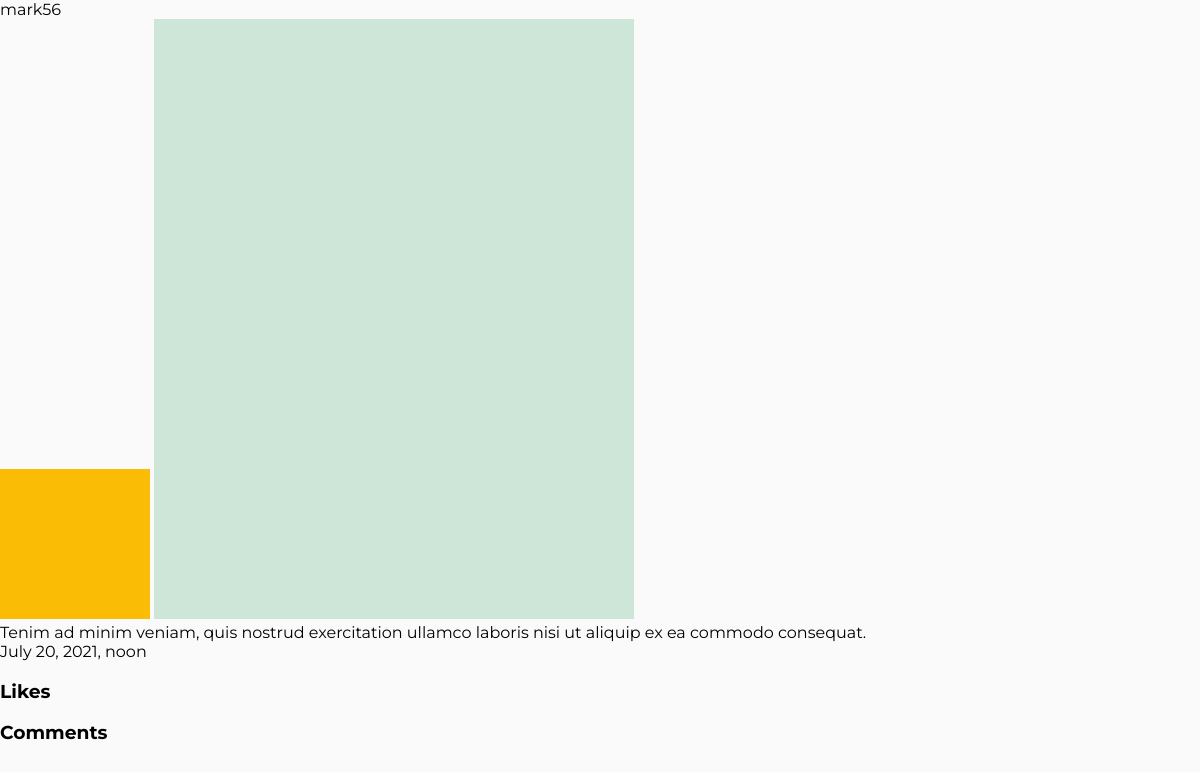
Page /p/5b6552788a314b919343f951bcfada5a/ on the committed database.
### app/models.py (models this page shows, shortened)
class Post(models.Model):
    uuid = models.UUIDField(primary_key=True, default=uuid.uuid4, editable=False)
    user = models.ForeignKey(User, related_name='posts', null=True, on_delete=models.SET_NULL)
    created_at = models.DateTimeField(auto_now_add=True)
    picture = models.ImageField(upload_to='posts')
    description = models.TextField(max_length=500)
    likes = models.ForeignKey(Like, related_name='posts', null=True, blank=True, on_delete=models.SET_NULL)
    comments = models.ForeignKey(Comment, related_name='posts', null=True, blank=True, on_delete=models.SET_NULL)
    tags = models.ManyToManyField(Tag, through='Post_Tag', blank=True, null=True)
    '''
    def get_absolute_url(self):
        #<identifier>/<uuid>/
        return reverse('app:profile', kwargs={
            'identifier': self.user.identifier,
            'uuid': self.uuid
        })
    '''
    class Meta:
        ordering = ["-created_at"]

### users/models.py (models this page shows, shortened)
class User(AbstractBaseUser):
    identifier = models.CharField(
        verbose_name = 'username',
        max_length=30,
        unique=True)
    email = models.EmailField(max_length=50, unique = True)
    name = models.CharField(max_length=35, blank=True, null=True)
    profile_info = models.TextField(max_length = 1000, blank=True, null=True)
    profile_pic = models.ImageField(upload_to='profile_pics', blank=True, null=True)
    is_active = models.BooleanField(default=True)
    is_staff = models.BooleanField(default=False)
    is_superuser = models.BooleanField(default=False)
    objects = UserManager()
    USERNAME_FIELD = 'identifier'
    REQUIRED_FIELDS = ['password', 'email']
    @property
    def is_staff(self):
        return self.is_superuser

### app/views.py (the view)
# urls.py: path('p/<uuid>/', views.PostDetailView.as_view(), name='post'),
class PostDetailView(SelectRelatedMixin, generic.DetailView):
    model = Post
    template_name = 'app/post_detail.html'
    def get_object(self, queryset=None):
        return Post.objects.get(uuid=self.kwargs.get("uuid"))

### app/templates/app/post_detail.html (shortened to what this page needs)
{% extends 'core.html' %}
  {% block content %}
    <p>{{ post.user.identifier }}</p>
    <img src="{{ post.user.profile_pic.url }}" alt="">
    <img src="{{ post.picture.url }}" alt="">
    <p>{{ post.description }}</p>
    <p>{{ post.created_at }}</p>
    <h3>Likes</h3>
    <h3>Comments</h3>
  {% endblock %}

### static/social/css/master.css (style rules this page uses)
html, body { height: 100%; }
body, h1, h2, h4, p, ul, li { margin: 0; padding: 0; }
body { background-color: rgba(250, 250, 250, 1); font-family: 'Montserrat', sans-serif; }

### rows in the picture
Post: user.identifier "mark56", user.profile_pic (picture), picture (picture), description "Tenim ad minim veniam, quis nostrud exercitation ullamco laboris nisi ut aliquip ex ea commodo consequat.", created_at "July 20, 2021, noon"
